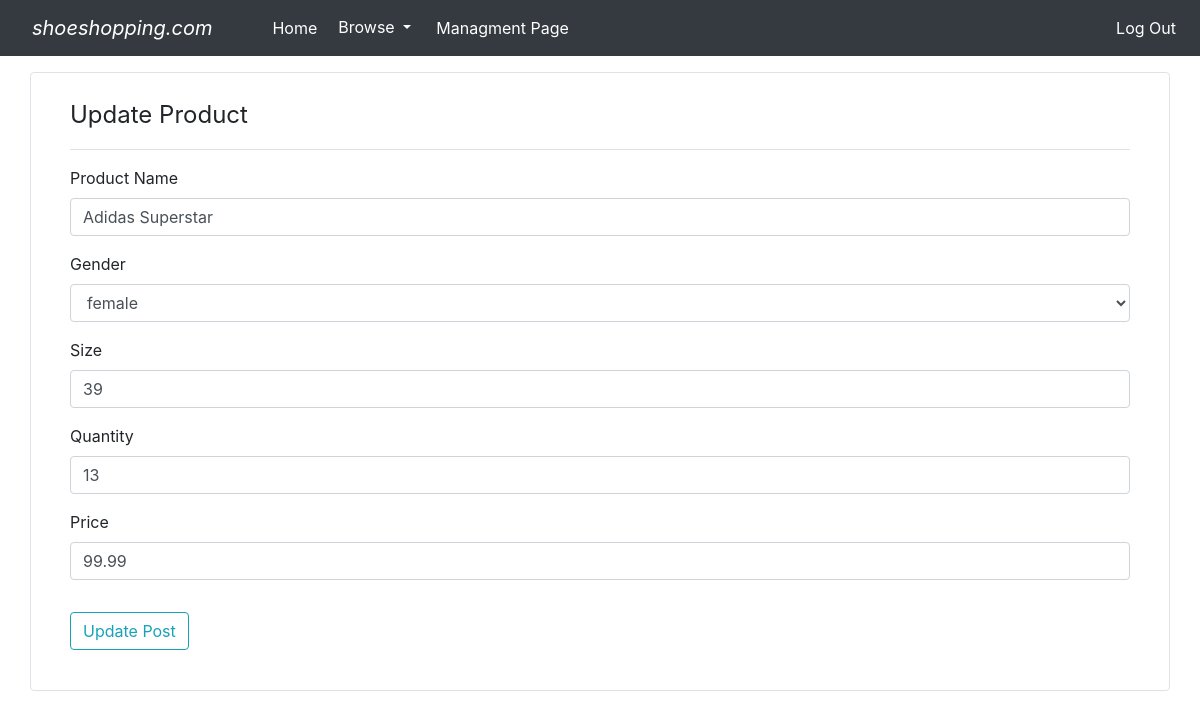
Screenshot of /managment_page/3/update (signed in) with the database file from the repository.
### shoe_shopping/models.py (models this page shows, shortened)
class Product(db.Model):
    barcode = db.Column(db.Integer, primary_key=True)
    name = db.Column(db.String(100), nullable=False)
    gender = db.Column(db.String(10), nullable=False)
    size = db.Column(db.Integer, nullable=False)
    quantity = db.Column(db.Integer, nullable=False)
    price = db.Column(db.Float, nullable=False)

### shoe_shopping/routes.py (the view, shortened to what this page needs)
@app.route('/managment_page/<int:product_barcode>/update', methods=['GET', 'POST'])
@login_required
def update_product(product_barcode):
    product = Product.query.get_or_404(product_barcode)
    form = AddProductForm()
    if request.method == 'GET':
        form.name.data = product.name
        form.gender.data = product.gender
        form.size.data = product.size
        form.quantity.data = product.quantity
        form.price.data = product.price
        form.submit.label.text = 'Update Post'
    if current_user.role != 'manager':
        abort(403)
    return render_template('update_product.html', title='Update Product', form=form)

### shoe_shopping/forms.py
class AddProductForm(FlaskForm):
    name = StringField('Product Name', validators=[DataRequired()])
    gender = SelectField('Gender', choices=["male", "female", "kids"])
    size = IntegerField('Size', validators=[DataRequired(), NumberRange(min=1, max=47)])
    quantity = IntegerField('Quantity', validators=[DataRequired(), NumberRange(min=1)])
    price = FloatField('Price', validators=[DataRequired(), NumberRange(min=0.01)])
    submit = SubmitField('Add Product')

### shoe_shopping/models.py (called while the page is built)
@login_manager.user_loader
def load_user(user_id):
    return User.query.get(int(user_id))

### shoe_shopping/templates/update_product.html (shortened to what this page needs)
{% extends 'layout.html' %}
{% block content %}
<div class="container border rounded mt-3 p-4">
    <form class="col-lg-12" method="POST">
        <fieldset class="form-group">
            <legend class="border-bottom mb-3 pb-3">Update Product</legend>
            <div class="form-group">
                {{ form.name.label(class="form-control-label") }}
                {% if form.name.errors %}
                    {{ form.name(class="form-control form-control-md is-invalid") }}
                    <div class="invalid-feedback">
                        {% for error in form.name.errors %}
                            <span>{{ error }}</span>
                        {% endfor %}
                    </div>
                {% else %}
                    {{ form.name(class="form-control form-control-md") }}
                {% endif %}
            </div>
            <div class="form-group">
                {{ form.gender.label(class="form-control-label") }}
                {% if form.gender.errors %}
                    {{ form.gender(class="form-control form-control-md is-invalid") }}
                    <div class="invalid-feedback">
                        {% for error in form.gender.errors %}
                            <span>{{ error }}</span>
                        {% endfor %}
                    </div>
                {% else %}
                    {{ form.gender(class="form-control form-control-md") }}
                {% endif %}
            </div>
            <div class="form-group">
                {{ form.size.label(class="form-control-label") }}
                {% if form.size.errors %}
                    {{ form.size(class="form-control form-control-md is-invalid") }}
                    <div class="invalid-feedback">
                        {% for error in form.size.errors %}
                            <span>{{ error }}</span>
                        {% endfor %}
                    </div>
                {% else %}
                    {{ form.size(class="form-control form-control-md") }}
                {% endif %}
            </div>
            <div class="form-group">
                {{ form.quantity.label(class="form-control-label") }}
                {% if form.quantity.errors %}
                    {{ form.quantity(class="form-control form-control-md is-invalid") }}
                    <div class="invalid-feedback">
                        {% for error in form.quantity.errors %}
                            <span>{{ error }}</span>
                        {% endfor %}
                    </div>
                {% else %}
                    {{ form.quantity(class="form-control form-control-md") }}
                {% endif %}
            </div>
            <div class="form-group">
                {{ form.price.label(class="form-control-label") }}
                {% if form.price.errors %}
                    {{ form.price(class="form-control form-control-md is-invalid") }}
                    <div class="invalid-feedback">
                        {% for error in form.price.errors %}
                            <span>{{ error }}</span>
                        {% endfor %}
                    </div>
                {% else %}
                    {{ form.price(class="form-control form-control-md") }}
                {% endif %}
            </div>
        </fieldset>
        <div class="form-group">
            {{ form.submit(class="btn btn-outline-info") }}
        </div>
    </form>
</div>
{% endblock content %}

### rows the page displays
Product: name "Adidas Superstar", gender "female", size "39", quantity "13", price "99.99"
